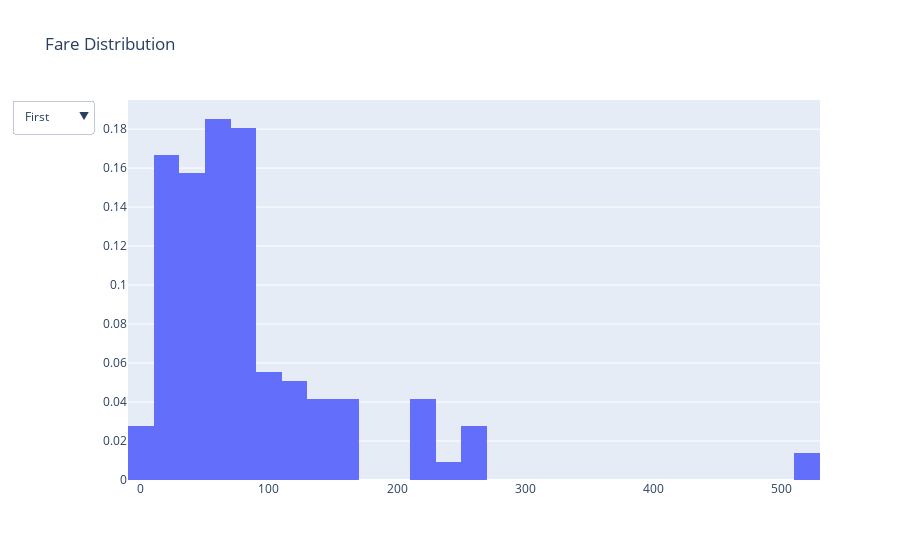

The cell this chart's notebook holds for it:
### Code cell
traces = []
for cl in ['First', 'Second', 'Third']:
    traces.append(
        go.Histogram(
            x=df[df['class'] == cl].fare,
            histnorm='probability', 
            name = cl, 
            visible = (cl == 'First'))
    )
    
layout = go.Layout(
    title='Fare Distribution',
    updatemenus=list([
        dict(
            x=-0.05,
            y=1,
            yanchor='top',
            buttons=list([
                dict(
                    args=['visible', [True] + [False]*2],
                    label='First',
                    method='restyle'
                ),
                dict(
                    args=['visible', [False] + [True] + [False]],
                    label='Second',
                    method='restyle'
                ),
                dict(
                    args=['visible', [False]*2 + [True]],
                    label='Third',
                    method='restyle'
                ),

            ]),
        )
    ]),
)

fig = {'data': traces, 'layout': layout}
iplot(fig, show_link=False)

### Figure 1 — Plotly figure (JSON) as saved in the notebook; plotly's stock layout.template omitted (floating-point values rounded to 4 significant figures; data arrays with more than 128 entries replaced by an {"elided": "..."} marker saying what was removed)
{"data": [{"histnorm": "probability", "name": "First", "type": "histogram", "visible": true, "x": {"elided": "216 float values"}}, {"histnorm": "probability", "name": "Second", "type": "histogram", "visible": false, "x": {"elided": "184 float values"}}, {"histnorm": "probability", "name": "Third", "type": "histogram", "visible": false, "x": {"elided": "491 float values"}}], "layout": {"title": {"text": "Fare Distribution"}, "updatemenus": [{"buttons": [{"args": ["visible", [true, false, false]], "label": "First", "method": "restyle"}, {"args": ["visible", [false, true, false]], "label": "Second", "method": "restyle"}, {"args": ["visible", [false, false, true]], "label": "Third", "method": "restyle"}], "x": -0.05, "y": 1, "yanchor": "top"}]}}
